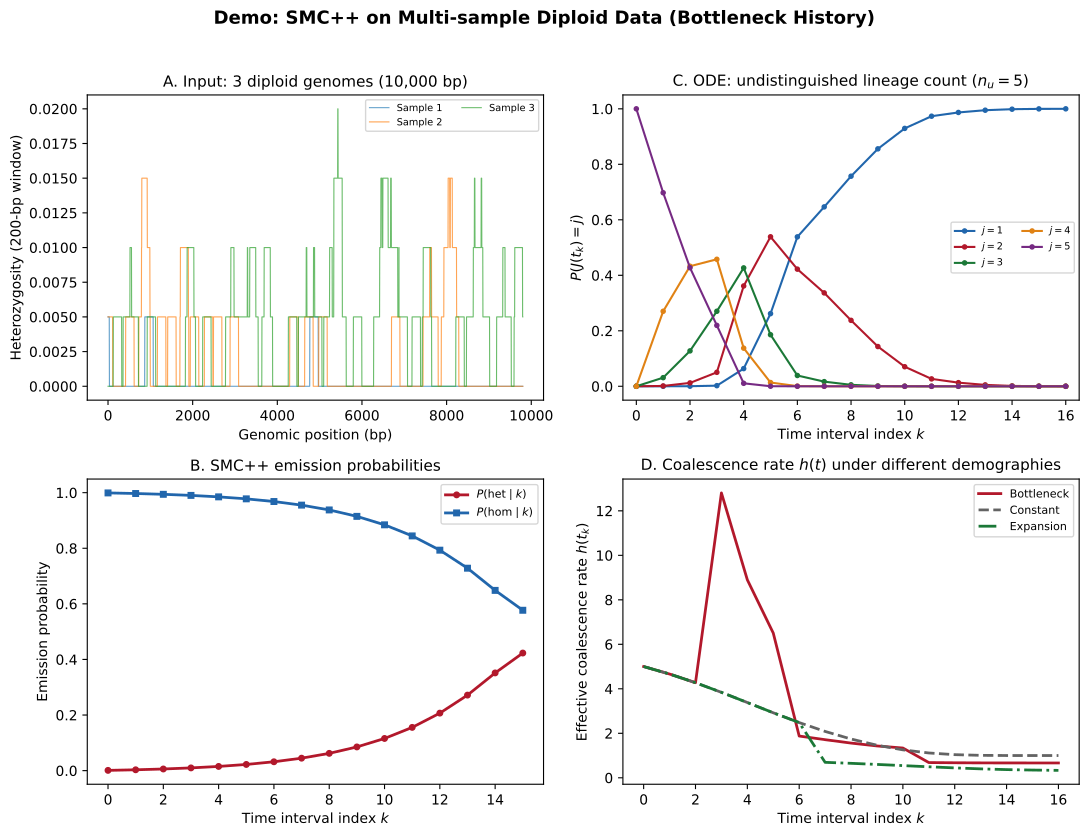

The Python source for this figure:
"""
Demo: SMC++ on msprime-simulated multi-sample data.

Simulates multiple diploid genomes under a bottleneck demographic model and
illustrates the core SMC++ machinery: emission probabilities, the ODE system
tracking undistinguished lineage counts, and the effective coalescence rate
h(t) under different demographic histories.
"""

import numpy as np
import matplotlib.pyplot as plt
from watchgen.mini_psmc import (
    simulate_psmc_input,
    compute_time_intervals,
)
from watchgen.mini_smcpp import (
    emission_probability,
    solve_ode_piecewise,
    compute_h_values,
)

plt.rcParams.update({
    "font.size": 10, "axes.titlesize": 11, "axes.labelsize": 10,
    "figure.dpi": 150, "font.family": "sans-serif",
})

np.random.seed(2024)

# ── Simulate multi-sample data ──────────────────────────────────
n_intervals = 15
t_max = 10.0
alpha = 0.1
theta = 0.001
rho = theta / 4.0

# True demography: bottleneck
true_lambdas = np.ones(n_intervals + 1)
for k in range(n_intervals + 1):
    frac = k / n_intervals
    if frac < 0.2:
        true_lambdas[k] = 1.0
    elif frac < 0.4:
        true_lambdas[k] = 0.3
    elif frac < 0.7:
        true_lambdas[k] = 0.8
    else:
        true_lambdas[k] = 1.5

t_bounds = compute_time_intervals(n_intervals, t_max, alpha)

def lambda_true(t):
    for k in range(n_intervals + 1):
        if t <= t_bounds[k + 1]:
            return true_lambdas[k]
    return true_lambdas[-1]

# Simulate multiple diploid sequences
n_diploids = 3
L = 10_000
sequences = []
for _ in range(n_diploids):
    seq, _ = simulate_psmc_input(L, theta, rho, lambda_true)
    sequences.append(seq)

time_breaks = compute_time_intervals(n_intervals, t_max, alpha)[:n_intervals + 2]

# ── Figure ──────────────────────────────────────────────────────
fig, axes = plt.subplots(2, 2, figsize=(11, 8.5))
fig.suptitle(
    "Demo: SMC++ on Multi-sample Diploid Data (Bottleneck History)",
    fontsize=13, fontweight="bold", y=0.98,
)

# Panel A: Input data — heterozygosity across samples
ax = axes[0, 0]
window = 200
for i, seq in enumerate(sequences):
    het_rate = np.convolve(seq.astype(float),
                           np.ones(window) / window, mode="valid")
    ax.plot(np.arange(len(het_rate)), het_rate, lw=0.8, alpha=0.7,
            label=f"Sample {i+1}")
ax.set_xlabel("Genomic position (bp)")
ax.set_ylabel(f"Heterozygosity ({window}-bp window)")
ax.set_title(f"A. Input: {n_diploids} diploid genomes ({L:,} bp)")
ax.legend(fontsize=7, ncol=2)

# Panel B: Emission probabilities as a function of coalescence time
ax = axes[1, 0]
n_states = n_intervals + 1
t_mids = np.array([(t_bounds[k] + t_bounds[k + 1]) / 2.0 for k in range(n_states)])
t_mids[-1] = t_bounds[-2] * 1.1

theta_plot = 0.05  # use larger theta for visible emission variation (illustration)
em_het = [emission_probability(1, t_mids[k], theta_plot, 0, 1) for k in range(n_states)]
em_hom = [emission_probability(0, t_mids[k], theta_plot, 0, 1) for k in range(n_states)]

ax.plot(range(n_states), em_het, "o-", color="#B2182B", lw=2, ms=4,
        label="$P(\\mathrm{het} \\mid k)$")
ax.plot(range(n_states), em_hom, "s-", color="#2166AC", lw=2, ms=4,
        label="$P(\\mathrm{hom} \\mid k)$")
ax.set_xlabel("Time interval index $k$")
ax.set_ylabel("Emission probability")
ax.set_title("B. SMC++ emission probabilities")
ax.legend(fontsize=8)

# Panel C: ODE solution — p_j(t) under bottleneck demography
ax = axes[0, 1]
n_undist = 2 * n_diploids - 1  # haploid undistinguished lineages
n_intervals_ode = len(time_breaks) - 1
lambdas_for_ode = true_lambdas[:n_intervals_ode]
p_history = solve_ode_piecewise(n_undist, time_breaks, lambdas_for_ode)

t_plot = time_breaks[:-1]
colors_ode = ["#2166AC", "#B2182B", "#1B7837", "#E08214", "#762A83"]
j_show = list(range(1, min(n_undist + 1, 6)))
for j, color in zip(j_show, colors_ode):
    if j - 1 < p_history.shape[1]:
        ax.plot(range(len(p_history)), p_history[:, j - 1], "o-",
                color=color, lw=1.5, ms=3, label=f"$j={j}$")

ax.set_xlabel("Time interval index $k$")
ax.set_ylabel("$P(J(t_k) = j)$")
ax.set_title(f"C. ODE: undistinguished lineage count ($n_u={n_undist}$)")
ax.legend(fontsize=7, ncol=2)
ax.set_xlim(-0.5, len(p_history) - 0.5)

# Panel D: Effective coalescence rate h(t) under different demographies
ax = axes[1, 1]
demo_scenarios = {
    "Bottleneck": true_lambdas[:n_intervals_ode],
    "Constant":   np.ones(n_intervals_ode),
    "Expansion":  np.array([1.0 if k / n_intervals_ode < 0.4 else 3.0
                            for k in range(n_intervals_ode)]),
}
colors_d = {"Bottleneck": "#B2182B", "Constant": "#636363", "Expansion": "#1B7837"}
styles_d = {"Bottleneck": "-", "Constant": "--", "Expansion": "-."}

for label, lams in demo_scenarios.items():
    p_hist = solve_ode_piecewise(n_undist, time_breaks, lams)
    h_vals = compute_h_values(time_breaks, p_hist, lams)
    ax.plot(range(len(h_vals)), h_vals,
            color=colors_d[label], ls=styles_d[label], lw=2,
            label=label)

ax.set_xlabel("Time interval index $k$")
ax.set_ylabel("Effective coalescence rate $h(t_k)$")
ax.set_title("D. Coalescence rate $h(t)$ under different demographies")
ax.legend(fontsize=8)

plt.tight_layout(rect=[0, 0, 1, 0.96])
plt.savefig("figures/fig_demo_smcpp.png", dpi=150, bbox_inches="tight")
plt.savefig("figures/fig_demo_smcpp.pdf", bbox_inches="tight")
print("Saved figures/fig_demo_smcpp.png")
